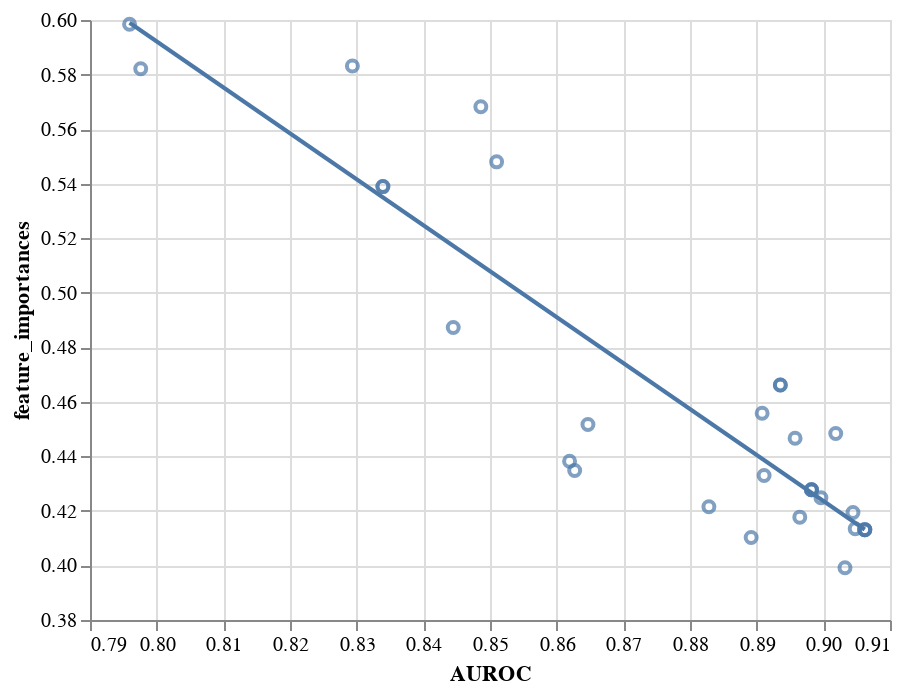

The code cell stored with this chart in its notebook:
### Code cell
x = "AUROC"
y = "feature_importances"

chart = alt.Chart(metrics).mark_point().encode(
    x=alt.X(x, scale=alt.Scale(zero=False)),
    y=alt.Y(y, scale=alt.Scale(zero=False))
)

chart = chart + chart.transform_regression(x, y).mark_line()
#chart.show()
chart

### Figure 1 — Vega-Lite specification as saved in the notebook (floating-point values rounded to 4 significant figures)
{"config": {"view": {"continuousWidth": 400, "continuousHeight": 300}}, "layer": [{"mark": "point", "encoding": {"x": {"type": "quantitative", "field": "AUROC", "scale": {"zero": false}}, "y": {"type": "quantitative", "field": "feature_importances", "scale": {"zero": false}}}}, {"mark": "line", "encoding": {"x": {"type": "quantitative", "field": "AUROC", "scale": {"zero": false}}, "y": {"type": "quantitative", "field": "feature_importances", "scale": {"zero": false}}}, "transform": [{"on": "AUROC", "regression": "feature_importances"}]}], "data": {"name": "data-f55be1d3512cee189c8eddc82b9fc4ce"}, "$schema": "https://vega.github.io/schema/vega-lite/v4.8.1.json", "datasets": {"data-f55be1d3512cee189c8eddc82b9fc4ce": [{"feature_importances": 0.5389, "AUROC": 0.8339, "shap": 0.6171}, {"feature_importances": 0.433, "AUROC": 0.8911, "shap": 0.5874}, {"feature_importances": 0.4348, "AUROC": 0.8627, "shap": 0.6138}, {"feature_importances": 0.4134, "AUROC": 0.9048, "shap": 0.5984}, {"feature_importances": 0.4177, "AUROC": 0.8965, "shap": 0.6072}, {"feature_importances": 0.4131, "AUROC": 0.9062, "shap": 0.5849}, {"feature_importances": 0.4131, "AUROC": 0.9062, "shap": 0.5849}, {"feature_importances": 0.4662, "AUROC": 0.8936, "shap": 0.6045}, {"feature_importances": 0.3991, "AUROC": 0.9032, "shap": 0.5935}, {"feature_importances": 0.4662, "AUROC": 0.8936, "shap": 0.6045}, {"feature_importances": 0.4249, "AUROC": 0.8996, "shap": 0.5976}, {"feature_importances": 0.4131, "AUROC": 0.9062, "shap": 0.5849}, {"feature_importances": 0.5682, "AUROC": 0.8486, "shap": 0.6168}, {"feature_importances": 0.4484, "AUROC": 0.9019, "shap": 0.5972}, {"feature_importances": 0.4517, "AUROC": 0.8647, "shap": 0.6279}, {"feature_importances": 0.4466, "AUROC": 0.8958, "shap": 0.6001}, {"feature_importances": 0.4102, "AUROC": 0.8892, "shap": 0.5837}, {"feature_importances": 0.4277, "AUROC": 0.8982, "shap": 0.5893}, {"feature_importances": 0.4277, "AUROC": 0.8982, "shap": 0.5893}, {"feature_importances": 0.4382, "AUROC": 0.8619, "shap": 0.6264}, {"feature_importances": 0.4194, "AUROC": 0.9044, "shap": 0.5905}, {"feature_importances": 0.5985, "AUROC": 0.7959, "shap": 0.6375}, {"feature_importances": 0.548, "AUROC": 0.851, "shap": 0.5843}, {"feature_importances": 0.4277, "AUROC": 0.8982, "shap": 0.5893}, {"feature_importances": 0.5832, "AUROC": 0.8294, "shap": 0.6293}, {"feature_importances": 0.4216, "AUROC": 0.8828, "shap": 0.562}, {"feature_importances": 0.4872, "AUROC": 0.8445, "shap": 0.5935}, {"feature_importances": 0.5821, "AUROC": 0.7976, "shap": 0.6376}, {"feature_importances": 0.4558, "AUROC": 0.8908, "shap": 0.5907}, {"feature_importances": 0.5389, "AUROC": 0.8339, "shap": 0.6171}]}}
